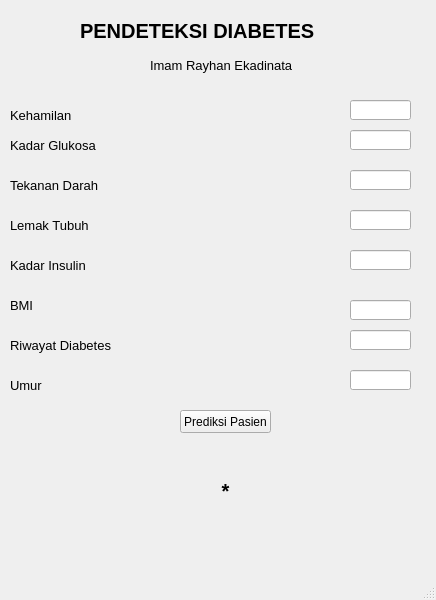
<?xml version="1.0" encoding="UTF-8"?>
<ui version="4.0">
 <class>MainWindow</class>
 <widget class="QMainWindow" name="MainWindow">
  <property name="geometry">
   <rect>
    <x>0</x>
    <y>0</y>
    <width>436</width>
    <height>600</height>
   </rect>
  </property>
  <property name="windowTitle">
   <string>MainWindow</string>
  </property>
  <widget class="QWidget" name="centralwidget">
   <widget class="QLabel" name="label">
    <property name="geometry">
     <rect>
      <x>80</x>
      <y>0</y>
      <width>311</width>
      <height>61</height>
     </rect>
    </property>
    <property name="font">
     <font>
      <pointsize>15</pointsize>
      <weight>75</weight>
      <bold>true</bold>
     </font>
    </property>
    <property name="text">
     <string>PENDETEKSI DIABETES</string>
    </property>
   </widget>
   <widget class="QLabel" name="label_2">
    <property name="geometry">
     <rect>
      <x>150</x>
      <y>50</y>
      <width>151</width>
      <height>31</height>
     </rect>
    </property>
    <property name="font">
     <font>
      <pointsize>10</pointsize>
      <weight>50</weight>
      <bold>false</bold>
     </font>
    </property>
    <property name="text">
     <string>Imam Rayhan Ekadinata</string>
    </property>
   </widget>
   <widget class="QLabel" name="label_3">
    <property name="geometry">
     <rect>
      <x>10</x>
      <y>100</y>
      <width>171</width>
      <height>31</height>
     </rect>
    </property>
    <property name="font">
     <font>
      <pointsize>10</pointsize>
      <weight>50</weight>
      <bold>false</bold>
     </font>
    </property>
    <property name="text">
     <string>Kehamilan</string>
    </property>
   </widget>
   <widget class="QLabel" name="label_4">
    <property name="geometry">
     <rect>
      <x>10</x>
      <y>130</y>
      <width>171</width>
      <height>31</height>
     </rect>
    </property>
    <property name="font">
     <font>
      <pointsize>10</pointsize>
      <weight>50</weight>
      <bold>false</bold>
     </font>
    </property>
    <property name="text">
     <string>Kadar Glukosa</string>
    </property>
   </widget>
   <widget class="QLabel" name="label_5">
    <property name="geometry">
     <rect>
      <x>10</x>
      <y>170</y>
      <width>171</width>
      <height>31</height>
     </rect>
    </property>
    <property name="font">
     <font>
      <pointsize>10</pointsize>
      <weight>50</weight>
      <bold>false</bold>
     </font>
    </property>
    <property name="text">
     <string>Tekanan Darah</string>
    </property>
   </widget>
   <widget class="QLabel" name="label_6">
    <property name="geometry">
     <rect>
      <x>10</x>
      <y>210</y>
      <width>171</width>
      <height>31</height>
     </rect>
    </property>
    <property name="font">
     <font>
      <pointsize>10</pointsize>
      <weight>50</weight>
      <bold>false</bold>
     </font>
    </property>
    <property name="text">
     <string>Lemak Tubuh</string>
    </property>
   </widget>
   <widget class="QLabel" name="label_7">
    <property name="geometry">
     <rect>
      <x>10</x>
      <y>250</y>
      <width>171</width>
      <height>31</height>
     </rect>
    </property>
    <property name="font">
     <font>
      <pointsize>10</pointsize>
      <weight>50</weight>
      <bold>false</bold>
     </font>
    </property>
    <property name="text">
     <string>Kadar Insulin</string>
    </property>
   </widget>
   <widget class="QLabel" name="label_8">
    <property name="geometry">
     <rect>
      <x>10</x>
      <y>290</y>
      <width>171</width>
      <height>31</height>
     </rect>
    </property>
    <property name="font">
     <font>
      <pointsize>10</pointsize>
      <weight>50</weight>
      <bold>false</bold>
     </font>
    </property>
    <property name="text">
     <string>BMI</string>
    </property>
   </widget>
   <widget class="QLabel" name="label_9">
    <property name="geometry">
     <rect>
      <x>10</x>
      <y>370</y>
      <width>171</width>
      <height>31</height>
     </rect>
    </property>
    <property name="font">
     <font>
      <pointsize>10</pointsize>
      <weight>50</weight>
      <bold>false</bold>
     </font>
    </property>
    <property name="text">
     <string>Umur</string>
    </property>
   </widget>
   <widget class="QLabel" name="label_10">
    <property name="geometry">
     <rect>
      <x>10</x>
      <y>330</y>
      <width>221</width>
      <height>31</height>
     </rect>
    </property>
    <property name="font">
     <font>
      <pointsize>10</pointsize>
      <weight>50</weight>
      <bold>false</bold>
     </font>
    </property>
    <property name="text">
     <string>Riwayat Diabetes</string>
    </property>
   </widget>
   <widget class="QLineEdit" name="input_melahirkan">
    <property name="geometry">
     <rect>
      <x>350</x>
      <y>100</y>
      <width>61</width>
      <height>20</height>
     </rect>
    </property>
   </widget>
   <widget class="QLineEdit" name="input_glukosa">
    <property name="geometry">
     <rect>
      <x>350</x>
      <y>130</y>
      <width>61</width>
      <height>20</height>
     </rect>
    </property>
   </widget>
   <widget class="QLineEdit" name="input_darah">
    <property name="geometry">
     <rect>
      <x>350</x>
      <y>170</y>
      <width>61</width>
      <height>20</height>
     </rect>
    </property>
   </widget>
   <widget class="QLineEdit" name="input_kulit">
    <property name="geometry">
     <rect>
      <x>350</x>
      <y>210</y>
      <width>61</width>
      <height>20</height>
     </rect>
    </property>
   </widget>
   <widget class="QLineEdit" name="input_insulin">
    <property name="geometry">
     <rect>
      <x>350</x>
      <y>250</y>
      <width>61</width>
      <height>20</height>
     </rect>
    </property>
   </widget>
   <widget class="QLineEdit" name="input_bmi">
    <property name="geometry">
     <rect>
      <x>350</x>
      <y>300</y>
      <width>61</width>
      <height>20</height>
     </rect>
    </property>
   </widget>
   <widget class="QLineEdit" name="input_riwayat">
    <property name="geometry">
     <rect>
      <x>350</x>
      <y>330</y>
      <width>61</width>
      <height>20</height>
     </rect>
    </property>
   </widget>
   <widget class="QLineEdit" name="input_umur">
    <property name="geometry">
     <rect>
      <x>350</x>
      <y>370</y>
      <width>61</width>
      <height>20</height>
     </rect>
    </property>
   </widget>
   <widget class="QPushButton" name="button_prediksi">
    <property name="geometry">
     <rect>
      <x>180</x>
      <y>410</y>
      <width>91</width>
      <height>23</height>
     </rect>
    </property>
    <property name="text">
     <string>Prediksi Pasien</string>
    </property>
   </widget>
   <widget class="QLabel" name="label_simpulan">
    <property name="geometry">
     <rect>
      <x>70</x>
      <y>460</y>
      <width>311</width>
      <height>61</height>
     </rect>
    </property>
    <property name="font">
     <font>
      <pointsize>15</pointsize>
      <weight>75</weight>
      <bold>true</bold>
     </font>
    </property>
    <property name="text">
     <string>*</string>
    </property>
    <property name="alignment">
     <set>Qt::AlignCenter</set>
    </property>
   </widget>
  </widget>
  <widget class="QMenuBar" name="menubar">
   <property name="geometry">
    <rect>
     <x>0</x>
     <y>0</y>
     <width>436</width>
     <height>21</height>
    </rect>
   </property>
  </widget>
  <widget class="QStatusBar" name="statusbar"/>
 </widget>
 <resources/>
 <connections/>
</ui>
